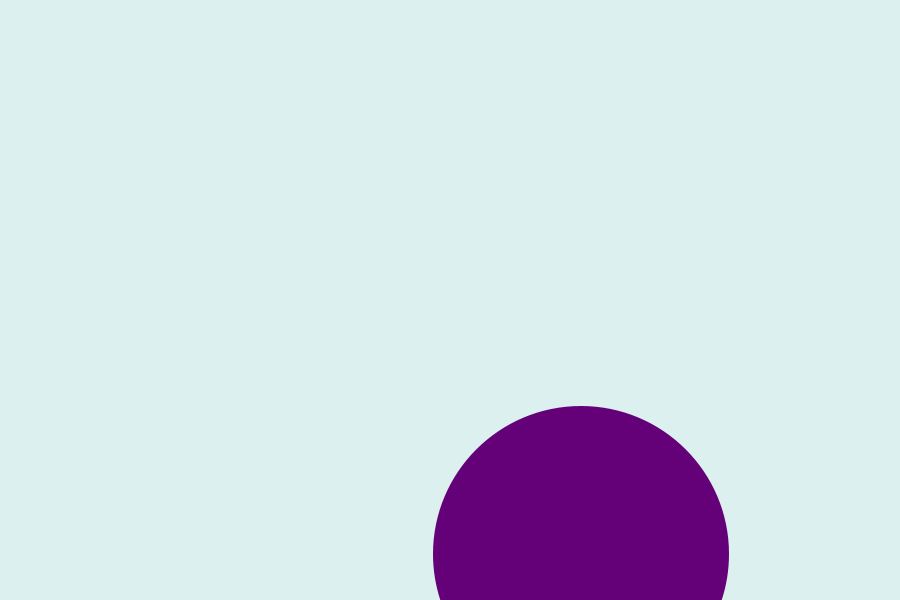
Frame 1 (no input)
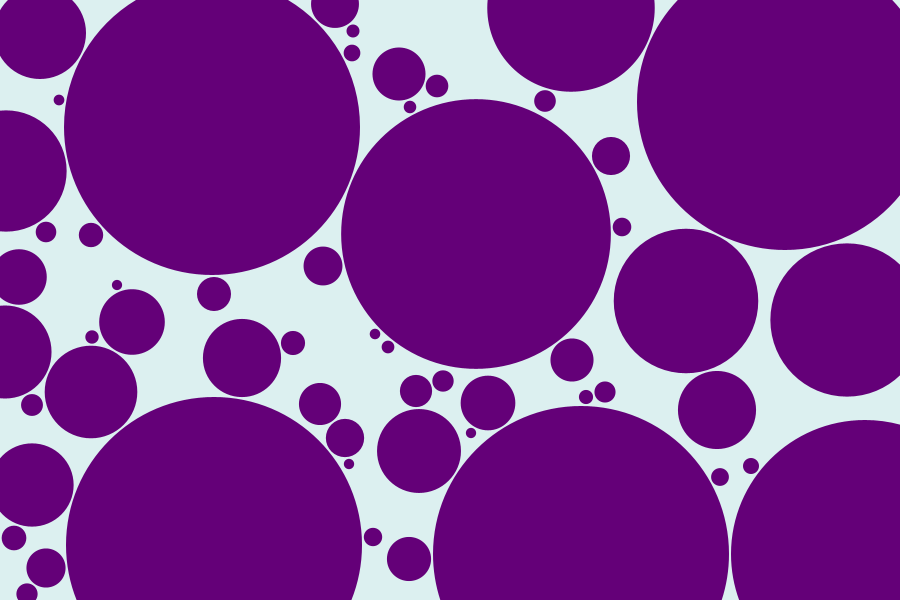
Frame 60 (the mouse pressed at the canvas centre just before this capture)
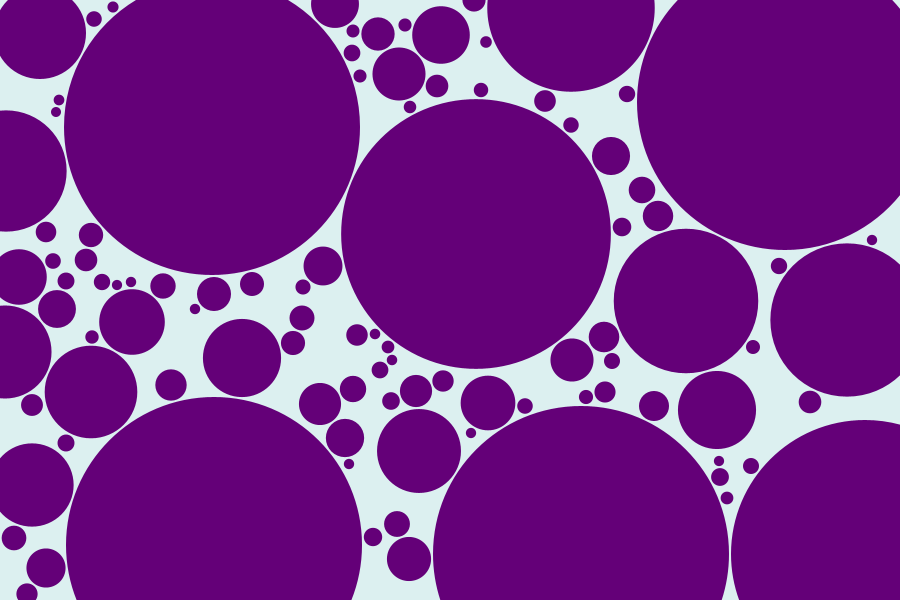
Frame 120 (the mouse held since frame 60 and released just before this capture)

The Processing sketch that drew these frames (run headless with seeded random() and noise(); from frame 60 on, the mouse is pressed at the canvas centre):

// Processing sketch: llenar_con_circulos
// ── llenar_con_circulos.pde
boolean spaceLeft = true;
ArrayList<Circle> circles;
ArrayList<PVector> coords;

void setup() {
  size(900, 600);
  noStroke();
  background(220, 240, 240);
  fill(100, 0, 120);
    
  circles = new ArrayList<Circle>();
  coords = new ArrayList<PVector>();
  for (int x=0; x<width; x++) {
    for (int y=0; y<height; y++) {
      PVector p = new PVector(x, y);
      coords.add(p);
    }
  }
}

void draw() {
  if (spaceLeft) {
    //PVector p = randomCoords();
    PVector p = popRandom();
    Circle c = new Circle(p.x, p.y);
    if (c.canBeDraw) {
      c.draw();
      circles.add(c);
    }
  } else {
    fill(0, 0, 200, 50);
    rect(0, 0, width, height);
    noLoop();
  }
}

PVector randomCoords() {
  float x = random(width);
  float y = random(height);
  PVector p = new PVector(x, y);
  return p;
}

PVector popRandom() {
  int i = floor(random(coords.size()));
  return coords.get(i);
}

class Circle {
  float x, y, diam;
  float maxDiam = 300;
  float minDiam = 10;
  float distanceBetween = 4;
  boolean canBeDraw;

  Circle(float x_, float y_) {
    x = x_;
    y = y_;
    setDiam();
    updateCoords();
  }
  
  void setDiam() {
    diam = maxDiam;
    for (int i=0; i<circles.size(); i++) {
      Circle circle = circles.get(i);
      float distance = dist(x, y, circle.x, circle.y) - circle.diam/2.0;
      diam = min(diam, distance*2);
    }
    diam -= distanceBetween;
    canBeDraw = diam >= minDiam;
  }
  
  void updateCoords() {
    ArrayList<PVector> temp = new ArrayList<PVector>();
    for (int i=0; i<coords.size(); i++) {
      PVector p = coords.get(i);
      float distance = dist(x, y, p.x, p.y);
      if (distance >= diam/2 + distanceBetween) {
        temp.add(p);
      }
    }
    coords = temp;
    spaceLeft = coords.size() > 0;
  }
  
  boolean inside(PVector p) {
    return dist(x, y, p.x, p.y) <= diam/2;
  }
  
  void draw() {
    ellipse(x, y, diam, diam);
  }
}
